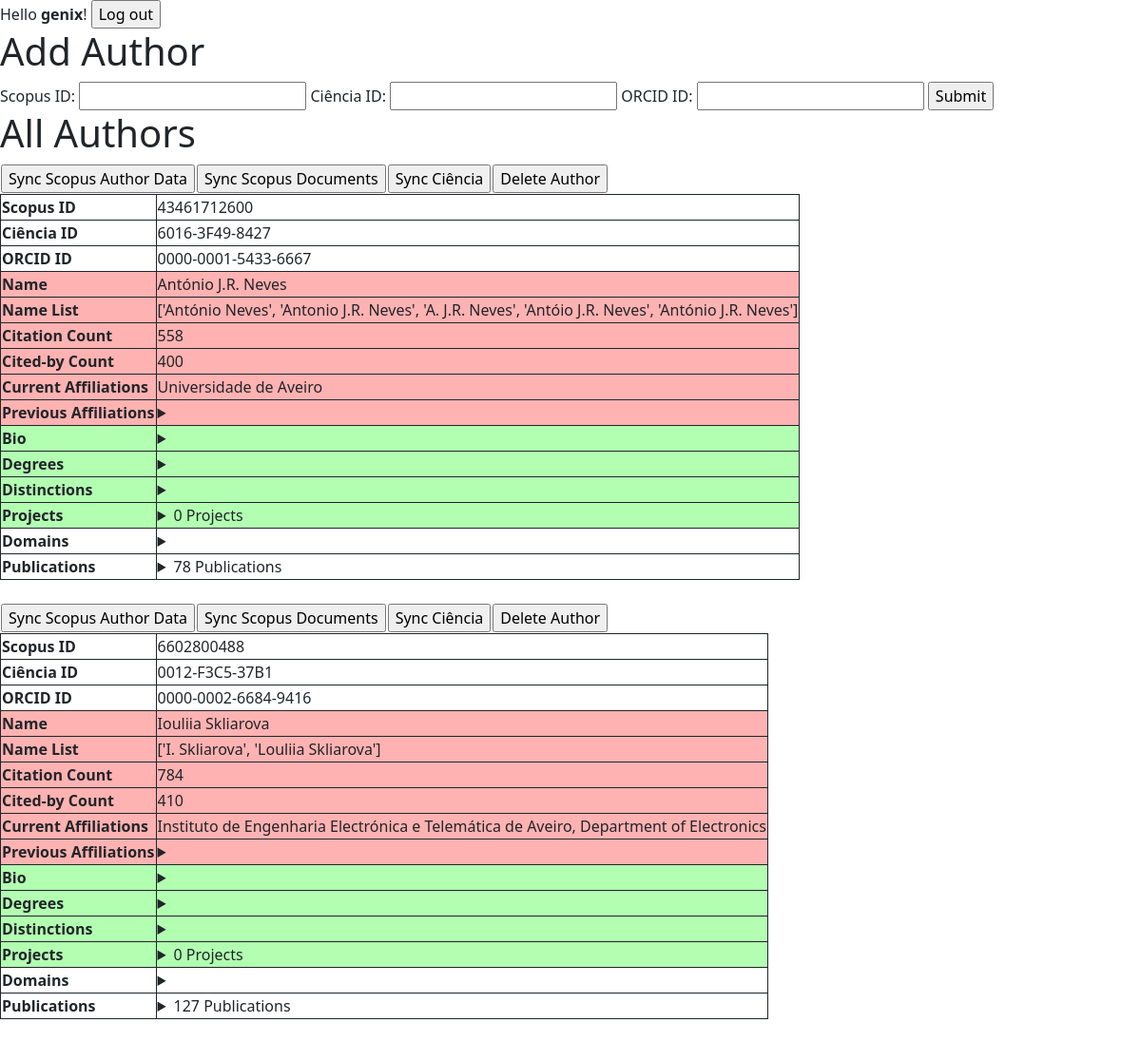
The app's page / (signed in) with its own data.
### knowledge/models.py (models this page shows, shortened)
class Author(models.Model):
    scopus_id = models.IntegerField(
        null = True
    )
    ciencia_id = models.CharField(
        max_length = 100,
        null = True
    )
    orcid_id = models.CharField(
        max_length = 100,
        null = True
    )
    domains = models.ManyToManyField(
        'Area'
    )
    publications = models.ManyToManyField(
        'Publication'
    )
    name = models.CharField(
        max_length = 100,
        null = True
    )
    name_list = models.TextField(
        null = True
    )
    citation_count = models.IntegerField(
        default = 0
    )
    cited_by_count = models.IntegerField(
        default = 0
    )
    current_affiliations = models.ManyToManyField(
        'Affiliation',
        related_name = 'Current'
    )
    previous_affiliations = models.ManyToManyField(
        'Affiliation',
        related_name = 'Previous'
    )
    bio = models.TextField(
        null = True
    )
    degrees = models.TextField(
        null = True
    )
    distinctions = models.TextField(
        null = True
    )
    projects = models.ManyToManyField(
        'Project'
    )
    class Meta:
        ordering = ['name']
        unique_together = [
            ['scopus_id', 'ciencia_id', 'orcid_id'],
            ['scopus_id', 'ciencia_id'],
            ['ciencia_id', 'orcid_id'],
            ['scopus_id', 'orcid_id'],
        ]
    def load_name_list(self):
        return json.loads(self.name_list) if self.name_list != None else None
    def load_degrees(self):
        return json.loads(self.degrees) if self.degrees != None else None
    def load_distinctions(self):
        return json.loads(self.distinctions) if self.distinctions != None else None

class Affiliation(models.Model):
    scopus_id = models.IntegerField(
        primary_key = True
    )
    parent = models.ForeignKey(
        'Affiliation',
        on_delete = models.SET_NULL,
        null = True
    )
    name = models.CharField(
        max_length = 100
    )
    class Meta:
        ordering = ['name']

### knowledge/views.py (the view, shortened to what this page needs)
# urls.py: path('', views.index_view, name='index'),
def index_view(request):
    if request.user.is_authenticated:
        authorform = AuthorForm()
        authors = Author.objects.all()
        context = {
            'user': request.user,
            'authorform': authorform,
            'authors': authors,
        }
        return render(request, 'index.html', context)
    return redirect('login')

### knowledge/forms.py
class AuthorForm(ModelForm):
    class Meta:
        model = Author
        fields = ['scopus_id', 'ciencia_id', 'orcid_id']
        labels = {
            'scopus_id': _('Scopus ID'),
            'ciencia_id': _('Ciência ID'),
            'orcid_id': _('ORCID ID'),
        }

### knowledge/templates/index.html (shortened to what this page needs)
{% extends "base.html" %}
{% block content %}
<h1>Add Author</h1>
<form method="post">
    {{ authorform }}
    <input name="add-author" type="submit" value="Submit">
</form>
<h1>All Authors</h1>
{% for author in authors %}
<table>
    <tr>
        <td>
            <form method="post">
                <input name="sync-scopus-author" type="submit" value="Sync Scopus Author Data">
            </form>
        </td>
        <td>
            <form method="post">
                <input name="sync-scopus-docs" type="submit" value="Sync Scopus Documents">
            </form>
        </td>
        <td>
            <form method="post">
                <input name="sync-ciencia" type="submit" value="Sync Ciência">
            </form>
        </td>
        <td>
            <form method="post">
                <input name="delete_author" type="submit" value="Delete Author">
            </form>
        </td>
    </tr>
</table>
<table class="author">
    <tr><td class="bold">Scopus ID</td><td>{{author.scopus_id}}</td></tr>
    <tr><td class="bold">Ciência ID</td><td>{{author.ciencia_id}}</td></tr>
    <tr><td class="bold">ORCID ID</td><td>{{author.orcid_id}}</td></tr>
    <tr><td class="scopus bold">Name</td><td class="scopus">{{author.name}}</td></tr>
    <tr><td class="scopus bold">Name List</td><td class="scopus">{{author.load_name_list}}</td></tr>
    <tr><td class="scopus bold">Citation Count</td><td class="scopus">{{author.citation_count}}</td></tr>
    <tr><td class="scopus bold">Cited-by Count</td><td class="scopus">{{author.cited_by_count}}</td></tr>
    <tr><td class="scopus bold">Current Affiliations</td><td class="scopus">{% for affiliation in author.current_affiliations.all %}{{affiliation.name}}<br>{% endfor %}</td></tr>
    <tr><td class="scopus bold">Previous Affiliations</td><td class="scopus"><details><summary></summary><p>{% for affiliation in author.previous_affiliations.all %}{{affiliation.name}}<br>{% endfor %}</p></details></td></tr>
    <tr><td class="ciencia bold">Bio</td><td class="ciencia"><details><summary></summary><p>{{author.bio}}</p></details></td></tr>
    <tr><td class="ciencia bold">Degrees</td><td class="ciencia"><details><summary></summary><p>{{author.load_degrees}}</p></details></td></tr>
    <tr><td class="ciencia bold">Distinctions</td><td class="ciencia"><details><summary></summary><p>{{author.load_distinctions}}</p></details></td></tr>
    <tr><td class="ciencia bold">Projects</td><td class="ciencia"><details><summary>{{author.projects.all|length}} Projects</summary><p>{{author.projects.all|length}}</p></details></td></tr>
    <tr><td class="bold">Domains</td><td><details><summary></summary><p>{% for area in author.domains.all %}{{area.name}}<br>{% endfor %}</p></details></td></tr>
    <tr><td class="bold">Publications</td>
        <td><details><summary>{{author.publications.all|length}} Publications</summary></details></td>
    </tr>
</table>
<br>
{% endfor %}
{% endblock %}

### knowledge/templates/base.html (shortened to what this page needs)
<!DOCTYPE html>
<html lang="en">
<head>
    <link href="https://cdn.jsdelivr.net/npm/bootstrap@5.1.3/dist/css/bootstrap.min.css" rel="stylesheet">
    {% load static %}
    <link rel="stylesheet" href="{% static 'css/styles.css' %}">
</head>
<body>
    <form method="post" action="{% url 'login' %}">
        Hello <b>{{ user }}</b>!
        <input type="submit" name="logout" value="Log out"/>
    </form>
    {% block content %}{% endblock %}
</body>
</html>

### records on screen
Author: scopus_id "43461712600", ciencia_id "6016-3F49-8427", orcid_id "0000-0001-5433-6667", name "António J.R. Neves", load_name_list "['António Neves', 'Antonio J.R. Neves', 'A. J.R. Neves', 'Antóio J.R. Neves', 'António J.R. Neves']", citation_count "558", cited_by_count "400", projects.all|length "0", publications.all|length "78"
Affiliation: name "Universidade de Aveiro"
Author: scopus_id "6602800488", ciencia_id "0012-F3C5-37B1", orcid_id "0000-0002-6684-9416", name "Iouliia Skliarova", load_name_list "['I. Skliarova', 'Louliia Skliarova']", citation_count "784", cited_by_count "410", projects.all|length "0", publications.all|length "127"
Affiliation: name "Instituto de Engenharia Electrónica e Telemática de Aveiro, Department of Electronics"

### other values on screen
{{ user }} "genix"
